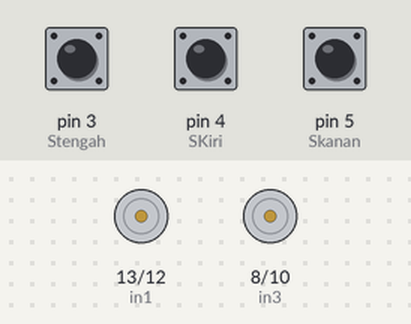
Recording of a sketch running on a simulated Arduino Uno, built with avr-gcc and run on an emulated ATmega328P. Shown: motor-driver pin pairs drawn as motors (green arrow = first pin HIGH = forward, orange = second pin HIGH = backward, longer = more drive, scaled by the enable pin). The inputs (shaded band) are chosen by the test bench; at power-on: pin 4 (SKiri) HIGH, pin 5 (Skanan) HIGH, pin 3 (Stengah) HIGH. What the sketch prints to the serial monitor is not drawn.

Above: at 1.2 s.
1.3 s: pin 4 (SKiri) pulled LOW for 0.15 s
At 1.38 s:
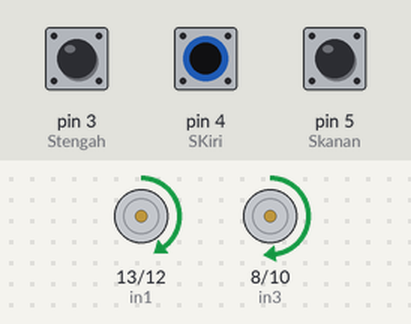
2.9 s: pin 5 (Skanan) pulled LOW for 0.15 s
At 2.98 s:
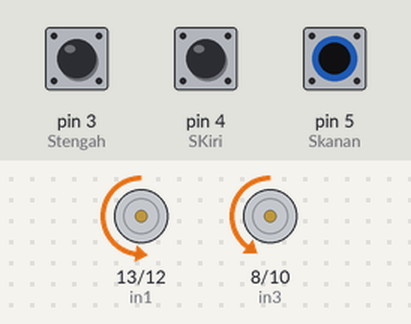
4.5 s: pin 3 (Stengah) pulled LOW for 1 s
8.5 s: pin 5 (Skanan) pulled LOW for 3.2 s
At 13.0 s:
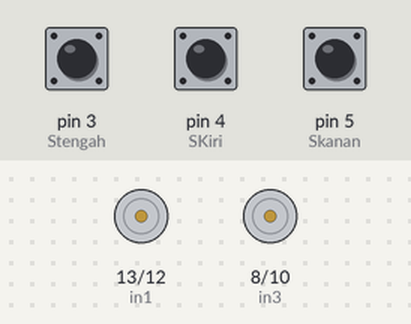
14.7 s: pin 4 (SKiri) pulled LOW for 1 s
At 15.4 s:
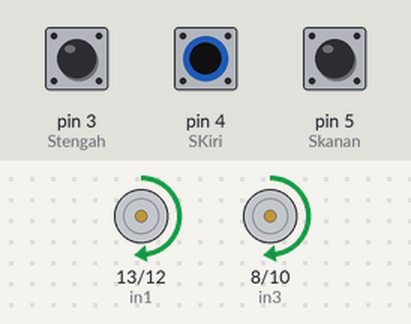
18.7 s: pin 4 (SKiri) pulled LOW for 3.2 s
At 23.3 s:
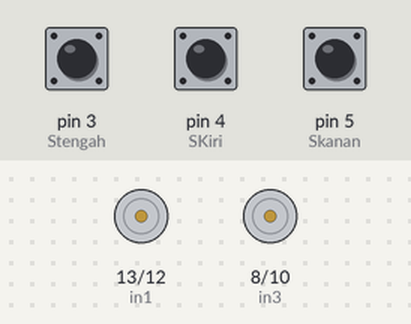
Timing chart, 0 to 24.4 s (numbered marks = the images above; inputs shaded):
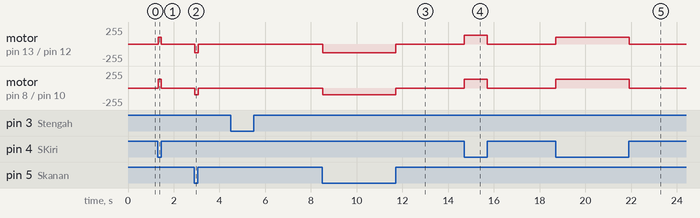

Measured:
- after the input at 1.3 s, motor on pin 13 (in1) / pin 12 (in2): stopped → forward 100/255 at once, → stopped 0.14 s later; motor on pin 8 (in3) / pin 10 (in4): stopped → forward 130/255 at once, → stopped 0.14 s later
- after the input at 2.9 s, motor on pin 13 (in1) / pin 12 (in2): stopped → backward 130/255 at once, → stopped 0.15 s later; motor on pin 8 (in3) / pin 10 (in4): stopped → backward 100/255 at once, → stopped 0.15 s later
- after the input at 8.5 s, motor on pin 13 (in1) / pin 12 (in2): stopped → backward 130/255 at once, → stopped 3.2 s later; motor on pin 8 (in3) / pin 10 (in4): stopped → backward 100/255 at once, → stopped 3.2 s later
- after the input at 14.7 s, motor on pin 13 (in1) / pin 12 (in2), motor on pin 8 (in3) / pin 10 (in4): stopped → forward 130/255 at once, → stopped 1.0 s later
- after the input at 18.7 s, motor on pin 13 (in1) / pin 12 (in2): stopped → forward 100/255 at once, → stopped 3.2 s later; motor on pin 8 (in3) / pin 10 (in4): stopped → forward 130/255 at once, → stopped 3.2 s later

The sketch:

L293D_Coffin_LineFollower_V1.ino
```cpp
/*------------------L293D Coffin Car LineFollower-----------------------*/
/*-----------------Source Code by Habib.m @Hab_mz-----------------------*/
/*--------------Modified & Adapted by Habib.m @Hab_mz-------------------*/
/*------------------------------V1.1------------------------------------*/
/*----------------------------------------------------------------------*/

int pwm1 = 11;
int in1 = 13;
int in2 = 12;
int in3 = 8;
int in4 = 10;
int pwm2 = 9;

int Skanan = 5;
int Stengah = 3;
int SKiri = 4;

void setup() {
  Serial.begin(9600);
  pinMode(pwm1,OUTPUT);
  pinMode(in1,OUTPUT);
  pinMode(in2,OUTPUT);
  pinMode(in3,OUTPUT);
  pinMode(in4,OUTPUT);
  pinMode(pwm2,OUTPUT);

  pinMode(Skanan, INPUT_PULLUP);
  pinMode(Stengah, INPUT_PULLUP);
  pinMode(SKiri, INPUT_PULLUP);
}

void loop()
{
if ((digitalRead(SKiri)== 0 )&&(digitalRead(Stengah)== 1 )&&(digitalRead(Skanan)== 0 ))  {Serial.println("Maju"); maju2(100);}

if ((digitalRead(SKiri)== 1 )&&(digitalRead(Stengah)== 1 )&&(digitalRead(Skanan)== 0 ))  {Serial.println("Kiri"); kiri2(130,100);}
if ((digitalRead(SKiri)== 1 )&&(digitalRead(Stengah)== 0 )&&(digitalRead(Skanan)== 0 ))  {Serial.println("Kiri"); kiri2(130,100);}

if ((digitalRead(SKiri)== 0 )&&(digitalRead(Stengah)== 1 )&&(digitalRead(Skanan)== 1 ))  {Serial.println("Kanan");kanan2(100,130);}
if ((digitalRead(SKiri)== 0 )&&(digitalRead(Stengah)== 0 )&&(digitalRead(Skanan)== 1 ))  {Serial.println("Kanan");kanan2(100,130);}

if ((digitalRead(SKiri)== 1 )&&(digitalRead(Stengah)== 1 )&&(digitalRead(Skanan)== 1 ))  {Serial.println("Stop"); berhenti();}
}

void maju2(int spdmaju){
  digitalWrite(in1,HIGH);
  digitalWrite(in2,LOW);

  digitalWrite(in4,HIGH);
  digitalWrite(in3,LOW);

  analogWrite(pwm1, spdmaju);
  analogWrite(pwm2, spdmaju);
}

void kiri2(int spdkiri, int spdkanan){
  digitalWrite(in1,LOW);
  digitalWrite(in2,HIGH);

  digitalWrite(in4,HIGH);
  digitalWrite(in3,LOW);

  analogWrite(pwm1, spdkiri);
  analogWrite(pwm2, spdkanan);
}

void kanan2(int spdkiri2, int spdkanan2){
  digitalWrite(in1,HIGH);
  digitalWrite(in2,LOW);

  digitalWrite(in4,LOW);
  digitalWrite(in3,HIGH);

  analogWrite(pwm1, spdkiri2);
  analogWrite(pwm2, spdkanan2);
}

void berhenti(){
  digitalWrite(in1,LOW);
  digitalWrite(in2,LOW);
  digitalWrite(in4,LOW);
  digitalWrite(in3,LOW);

  analogWrite(pwm1, 0);
  analogWrite(pwm2, 0);
}
```
